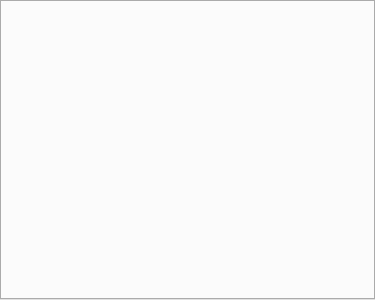
<?xml version="1.0" encoding="UTF-8"?>
<ui version="4.0">
 <class>vcl::qt::MeshRenderSettingsFrame</class>
 <widget class="QFrame" name="vcl::qt::MeshRenderSettingsFrame">
  <property name="geometry">
   <rect>
    <x>0</x>
    <y>0</y>
    <width>375</width>
    <height>300</height>
   </rect>
  </property>
  <property name="windowTitle">
   <string>Frame</string>
  </property>
  <layout class="QGridLayout" name="gridLayout_3">
   <property name="leftMargin">
    <number>0</number>
   </property>
   <property name="topMargin">
    <number>0</number>
   </property>
   <property name="rightMargin">
    <number>0</number>
   </property>
   <property name="bottomMargin">
    <number>0</number>
   </property>
   <item row="0" column="0">
    <widget class="QTabWidget" name="tabWidget">
     <property name="currentIndex">
      <number>-1</number>
     </property>
    </widget>
   </item>
  </layout>
 </widget>
 <resources/>
 <connections/>
</ui>
